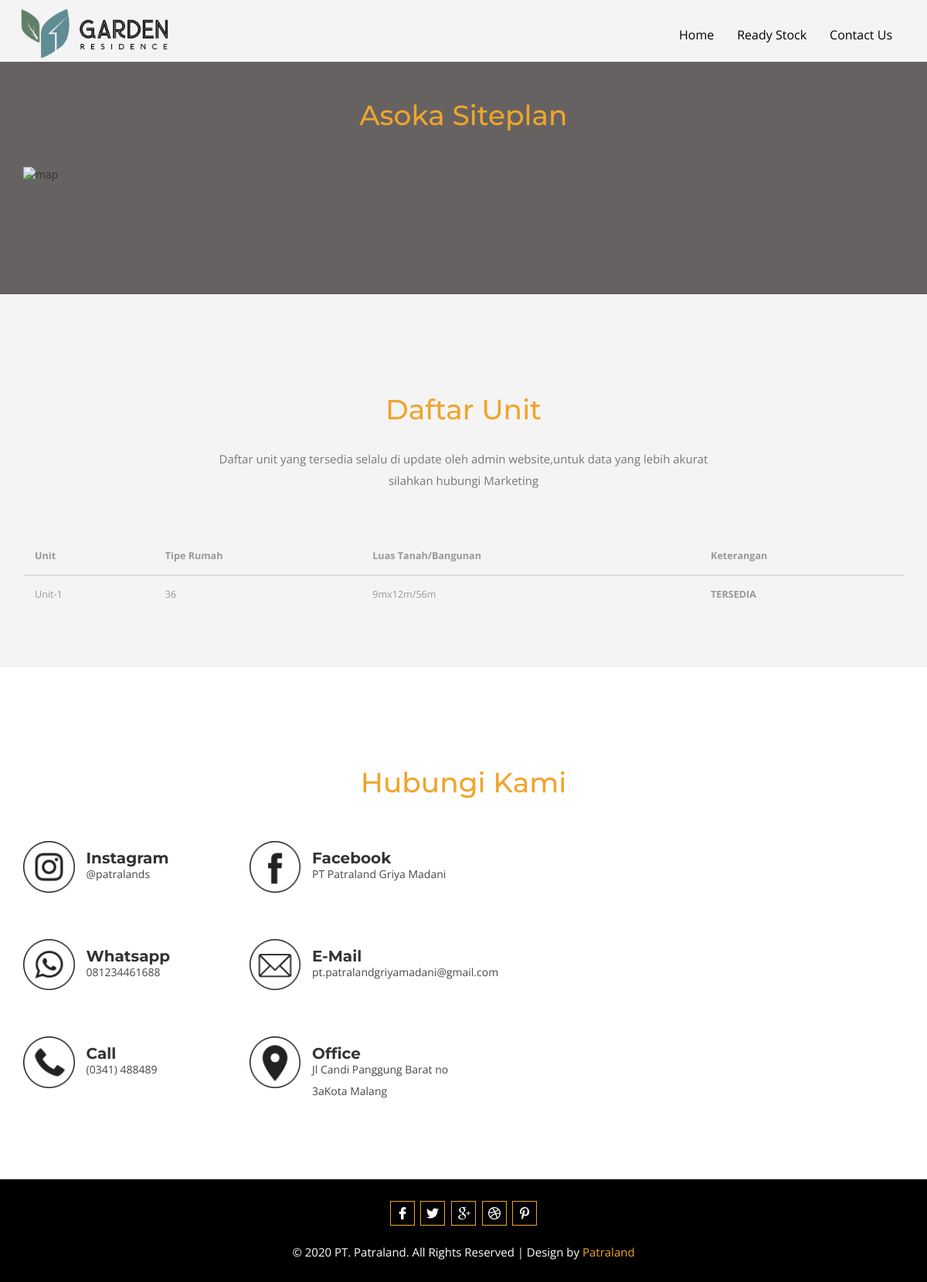
/island-cluster/blok.php, run on an earlier commit of the app's database.
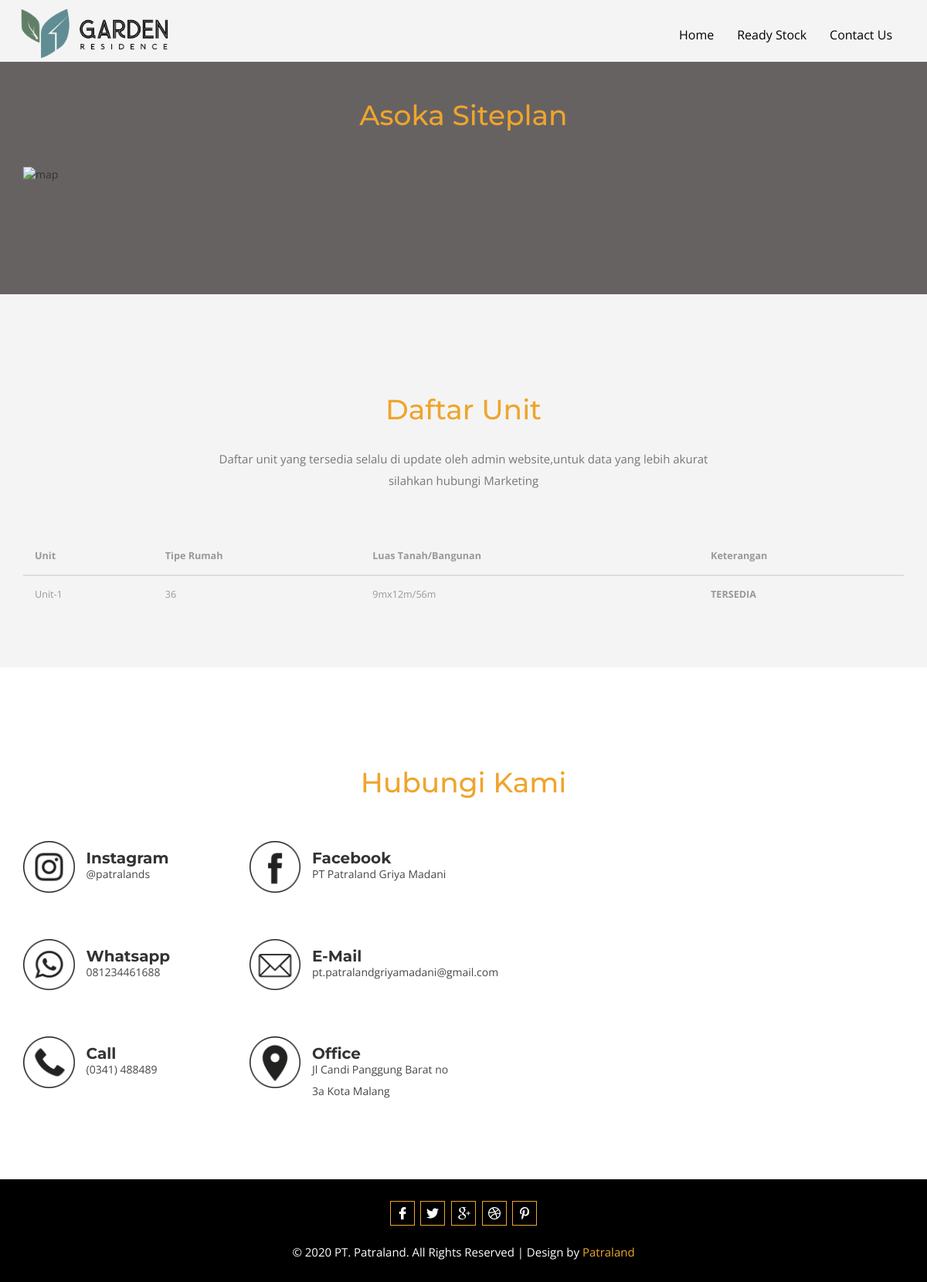
And on a later commit of the database.
### tables this page shows
CREATE TABLE `tb_contact_proyek` (
  `id_contact_proyek` int(11) NOT NULL,
  `instagram` mediumtext NOT NULL,
  `facebook` longtext NOT NULL,
  `whatsapp` varchar(20) NOT NULL,
  `email` varchar(255) NOT NULL,
  `telephone` varchar(255) NOT NULL,
  `location` mediumtext NOT NULL,
  `maps` longtext NOT NULL,
  `category` varchar(255) NOT NULL
);

### island-cluster/blok.php (the view, shortened to what this page needs)
<?php
include("../config/conn.php");
?>
<!DOCTYPE html>
<html>
<head>
	<link rel="stylesheet" href="css/bootstrap.min.css" type="text/css" media="all">
	<link rel="stylesheet" href="css/style.css" type="text/css" media="all">
	<link rel="stylesheet" type="text/css" href="css/component.css" />
</head>
<body>
	<div class="header w3layouts-1">
		<?php include("includes/topbar-blok.php"); ?>
	</div>
	<div id="project" class="agileinfo produk-page">
		<div class="container">
			<h3>Asoka Siteplan</h3>
			<div class="row siteplan">
				<div id="kecil" class="">
					<img id="gambar" src="images/blok/asoka.png" class="" alt="map" usemap="">
				</div>
			</div>
		</div>
	</div>
	<div id="ready" class="agileinfo ready">
		<div class="container">
			<h3>Daftar Unit</h3>
			<p class="ttt">Daftar unit yang tersedia selalu di update oleh admin website,untuk data yang lebih akurat silahkan hubungi Marketing</p>
			<table class="table table-hover">
				<thead>
					<tr>
						<th>Unit</th>
						<th>Tipe Rumah</th>
						<th>Luas Tanah/Bangunan</th>
						<th>Keterangan</th>
					</tr>
				</thead>
				<tbody>
					<tr>
						<td>Unit-1</td>
						<td>36</td>
						<td>9mx12m/56m</td>
						<td><b>TERSEDIA</b></td>
					</tr>
				</tbody>
			</table>
		</div>
	</div>
	<?php
	$sql3 = mysqli_query($db, "SELECT * FROM tb_contact_proyek WHERE category = 'Garden'");
	$data3 = mysqli_fetch_array($sql3);
	?>
	<div id="kontak" class="agileinfo kontak">
		<div class="container">
			<h3>Hubungi Kami</h3>
			<div class="row">
				<div class="col-md-6 kontak-col2 mb-5">
					<div class="row">
						<a href="https://www.instagram.com/<?php echo $data3['instagram']; ?>">
							<div class="col-md-6 kontak-col">
								<div class="row">
									<div class="col-md-4 kontak-icon">
										<img src="images/icon/instagram.png" alt="">
									</div>
									<div class="col-md-8 wrap">
										<h4>Instagram</h4>
										<p>&#64;<?php echo $data3['instagram']; ?></p>
									</div>
								</div>
							</div>
						</a>
						<a href="<?php echo $data3['facebook']; ?>">
							<div class="col-md-6 kontak-col">
								<div class="row">
									<div class="col-md-4 kontak-icon">
										<img src="images/icon/facebook.png" alt="">
									</div>
									<div class="col-md-8 wrap">
										<h4>Facebook</h4>
										<p>PT Patraland Griya Madani</p>
									</div>
								</div>
							</div>
						</a>
						<a href="">
							<div class="col-md-6 kontak-col">
								<div class="row">
									<div class="col-md-4 kontak-icon">
										<img src="images/icon/whatsapp.png" alt="">
									</div>
									<div class="col-md-8 wrap">
										<h4>Whatsapp</h4>
										<p><?php echo $data3['whatsapp']; ?></p>
									</div>
								</div>
							</div>
						</a>
						<a href="">
							<div class="col-md-6 kontak-col">
								<div class="row">
									<div class="col-md-4 kontak-icon">
										<img src="images/icon/email.png" alt="">
									</div>
									<div class="col-md-8 wrap">
										<h4>E-Mail</h4>
										<p><?php echo $data3['email']; ?></p>
									</div>
								</div>
							</div>
						</a>
						<a href="">
							<div class="col-md-6 kontak-col">
								<div class="row">
									<div class="col-md-4 kontak-icon">
										<img src="images/icon/telepon.png" alt="">
									</div>
									<div class="col-md-8 wrap">
										<h4>Call</h4>
										<p><?php echo $data3['telephone']; ?></p>
									</div>
								</div>
							</div>
						</a>
						<a href="">
							<div class="col-md-6 kontak-col">
								<div class="row">
									<div class="col-md-4 kontak-icon">
										<img src="images/icon/lokasi.png" alt="">
									</div>
									<div class="col-md-8 wrap">
										<h4>Office</h4>
										<p><?php echo $data3['location']; ?></p>
									</div>
								</div>
							</div>
						</a>
					</div>
				</div>
				<div class="col-md-6 center">
					<?php echo $data3['maps']; ?>
				</div>
			</div>
		</div>
	</div>
	<?php include("includes/footer.php"); ?>
	<link rel="stylesheet" href="css/flexslider.css" type="text/css" media="screen" />
</body>
</html>

What changed in the data, as far as the page shows it:
changed tb_contact_proyek "patralands": location "Jl Candi Panggung Barat no 3aKota Malang" → "Jl Candi Panggung Barat no 3a Kota Malang"
